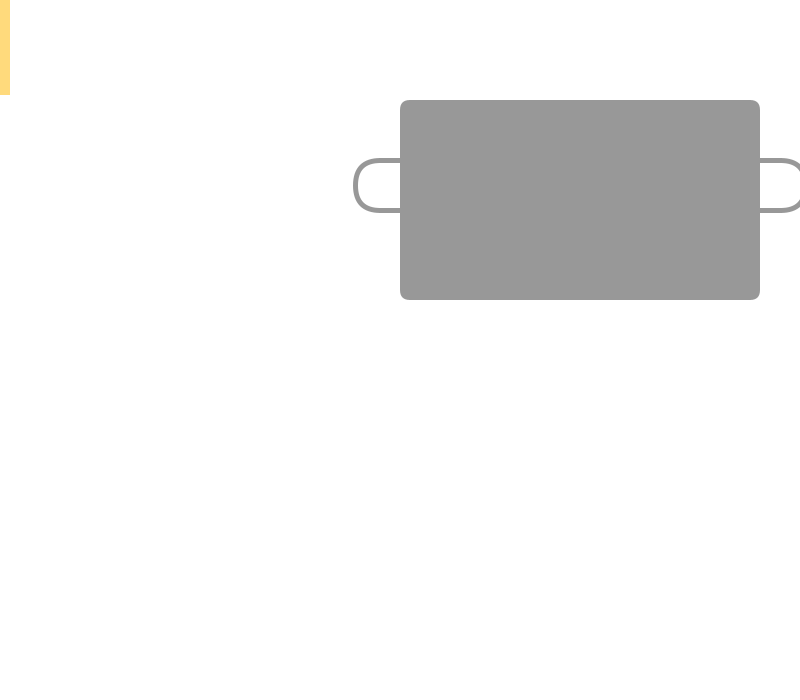
Frame 1 (no input)
Frame 60 (the mouse pressed at the canvas centre just before this capture): identical to frame 1, image omitted
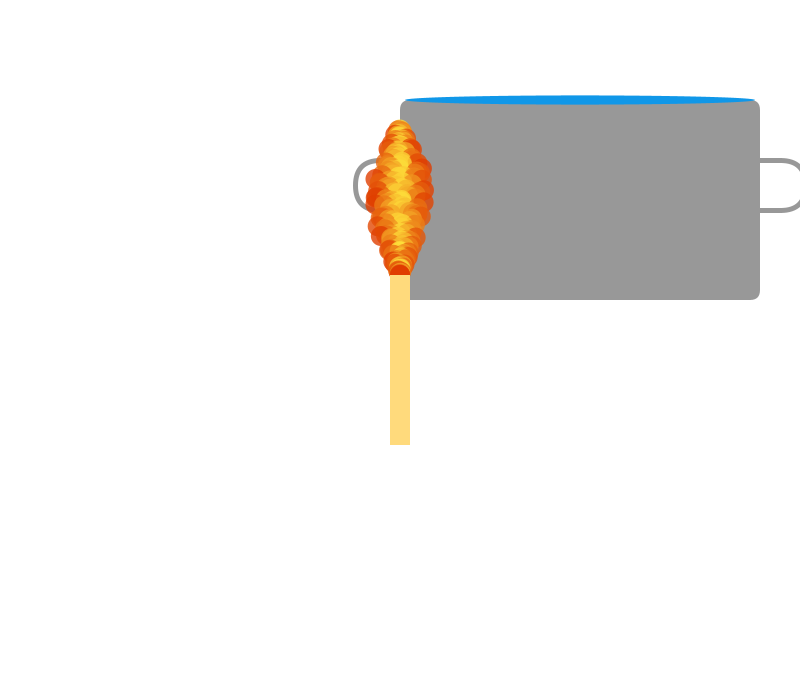
Frame 120 (the mouse held since frame 60 and released just before this capture)

The Processing sketch that drew these frames (run headless with seeded random() and noise(); from frame 60 on, the mouse is pressed at the canvas centre):

// Processing sketch: processing_175386
// ── processing_175386.pde

void setup ()
{
 size(800,700); 

}



void draw()
{
 
  background (255);
  
  noStroke();
  fill(#989898);
  rect( width/2, height/2-250, width/2-40, height/2-150, 10);
  stroke(#989898);
  strokeWeight(5);
  noFill();
  rect(width/2-45, height/2-190, width/2+50, height/2-300,30);
  
  
  if(mousePressed ==true)
  {
    
    fill(#1097E8);
    noStroke();
   ellipse(width/2+180, height/2-250, width/2-50, random(5,10));
   
   
    
  }
  
  
  
  

  
  if (mousePressed == true )
  {
    
     zeichneStreichholz(mouseX -25, mouseY -225, 50, 150, 0.8);
  }
  else
  {
  zeichneStreichholz(mouseX -25, mouseY -225, 50, 150, 0);
  }
}
     
   
  
 void zeichneStreichholz(int feuerposX, int feuerposY, int feuerbreite, int feuerhoehe, float transparenz)
 {
  
   
   //Flamme
  int feuerKreisAnzahl = 200;
  
  float feuerKreisDurchmesser =20;
    
  int topOffset = 5;
  
  //Flammenfarbe außen     
   int maxRed = 255;
   int maxGreen = 226;
   int maxBlue = 59;
   
  //Flammenfarbe innen     
   int minRed = 224;
   int minGreen = 60;
   int minBlue = 0;
  
  
  noStroke();  
  
  for (int i = 0; i<=feuerKreisAnzahl; i++)
  {
    if( i > topOffset)
    {   
        
       float verschiebungY = map(i, 0, feuerKreisAnzahl, 0, feuerhoehe);
                 
       float maxVerschiebungX = 0;
       float verschiebungX = 0;
      
       if (i<feuerKreisAnzahl/3)
       {
         maxVerschiebungX = map(i, 0, feuerKreisAnzahl/3, 0, feuerbreite/2);
       }
       else if(i < feuerKreisAnzahl*2/3)
       {
         maxVerschiebungX = feuerbreite/2;
       }   
       else
       {
         maxVerschiebungX = map(i, feuerKreisAnzahl*2/3, feuerKreisAnzahl,  feuerbreite/2, 0);
       }
       
       if(maxVerschiebungX == 0)
         continue;
         
       verschiebungX = random (-maxVerschiebungX, maxVerschiebungX);
       
         
       float actRed = map(abs(verschiebungX/maxVerschiebungX), 0, 1, maxRed, minRed);
       float actGreen = map(abs(verschiebungX/maxVerschiebungX), 0, 1, maxGreen, minGreen);
       float actBlue = map(abs(verschiebungX/maxVerschiebungX), 0, 1, maxBlue, minBlue);
       
       fill(color(actRed,actGreen,actBlue, 255*transparenz)); 
       ellipse(feuerposX+feuerbreite/2+verschiebungX , feuerposY+verschiebungY, feuerKreisDurchmesser, feuerKreisDurchmesser);
      
    
     }
     
      if(transparenz == 0)
      {   
        fill(#FF0303);
      }
      else
      {
        fill(color(224,60,0));
      }
      
      ellipse(feuerposX+feuerbreite/2, feuerposY +feuerhoehe, feuerKreisDurchmesser, feuerKreisDurchmesser);
      
   }
  

  
  
  //Streichholz
 
  fill(#FFDA7C);
  float streichholzlaenge = 170;

  rect(feuerposX+feuerbreite/2-feuerKreisDurchmesser/2, feuerposY+feuerhoehe, feuerKreisDurchmesser, streichholzlaenge );
         
         
  stroke(0);
 }
  
